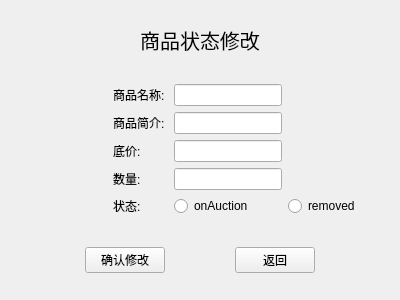
<?xml version="1.0" encoding="UTF-8"?>
<ui version="4.0">
 <class>CommodityBox</class>
 <widget class="QWidget" name="CommodityBox">
  <property name="geometry">
   <rect>
    <x>0</x>
    <y>0</y>
    <width>400</width>
    <height>300</height>
   </rect>
  </property>
  <property name="windowTitle">
   <string>Form</string>
  </property>
  <layout class="QVBoxLayout" name="verticalLayout">
   <item>
    <widget class="QLabel" name="label_6">
     <property name="font">
      <font>
       <family>仿宋</family>
       <pointsize>15</pointsize>
      </font>
     </property>
     <property name="text">
      <string>商品状态修改</string>
     </property>
     <property name="alignment">
      <set>Qt::AlignCenter</set>
     </property>
    </widget>
   </item>
   <item>
    <widget class="QWidget" name="widget" native="true">
     <layout class="QGridLayout" name="gridLayout">
      <item row="2" column="1">
       <widget class="QLabel" name="label_3">
        <property name="text">
         <string>底价:</string>
        </property>
       </widget>
      </item>
      <item row="1" column="2">
       <widget class="QLineEdit" name="lineEdit_description"/>
      </item>
      <item row="1" column="3">
       <spacer name="horizontalSpacer_4">
        <property name="orientation">
         <enum>Qt::Horizontal</enum>
        </property>
        <property name="sizeHint" stdset="0">
         <size>
          <width>40</width>
          <height>20</height>
         </size>
        </property>
       </spacer>
      </item>
      <item row="4" column="2">
       <widget class="QRadioButton" name="radio_onAuction">
        <property name="text">
         <string>onAuction</string>
        </property>
       </widget>
      </item>
      <item row="3" column="1">
       <widget class="QLabel" name="label_4">
        <property name="text">
         <string>数量: </string>
        </property>
       </widget>
      </item>
      <item row="4" column="3">
       <widget class="QRadioButton" name="radio_removed">
        <property name="text">
         <string>removed</string>
        </property>
       </widget>
      </item>
      <item row="1" column="0">
       <spacer name="horizontalSpacer_3">
        <property name="orientation">
         <enum>Qt::Horizontal</enum>
        </property>
        <property name="sizeHint" stdset="0">
         <size>
          <width>40</width>
          <height>20</height>
         </size>
        </property>
       </spacer>
      </item>
      <item row="2" column="2">
       <widget class="QLineEdit" name="lineEdit_floorPrice"/>
      </item>
      <item row="1" column="1">
       <widget class="QLabel" name="label_2">
        <property name="text">
         <string>商品简介: </string>
        </property>
       </widget>
      </item>
      <item row="3" column="2">
       <widget class="QLineEdit" name="lineEdit_number"/>
      </item>
      <item row="0" column="2">
       <widget class="QLineEdit" name="lineEdit_name"/>
      </item>
      <item row="0" column="1">
       <widget class="QLabel" name="label">
        <property name="text">
         <string>商品名称: </string>
        </property>
       </widget>
      </item>
      <item row="4" column="1">
       <widget class="QLabel" name="label_5">
        <property name="text">
         <string>状态: </string>
        </property>
       </widget>
      </item>
     </layout>
    </widget>
   </item>
   <item>
    <widget class="QWidget" name="widget_2" native="true">
     <layout class="QHBoxLayout" name="horizontalLayout">
      <item>
       <spacer name="horizontalSpacer_2">
        <property name="orientation">
         <enum>Qt::Horizontal</enum>
        </property>
        <property name="sizeHint" stdset="0">
         <size>
          <width>40</width>
          <height>20</height>
         </size>
        </property>
       </spacer>
      </item>
      <item>
       <widget class="QPushButton" name="confirmBtn">
        <property name="text">
         <string>确认修改</string>
        </property>
       </widget>
      </item>
      <item>
       <spacer name="horizontalSpacer_5">
        <property name="orientation">
         <enum>Qt::Horizontal</enum>
        </property>
        <property name="sizeHint" stdset="0">
         <size>
          <width>40</width>
          <height>20</height>
         </size>
        </property>
       </spacer>
      </item>
      <item>
       <widget class="QPushButton" name="cancelBtn">
        <property name="text">
         <string>返回</string>
        </property>
       </widget>
      </item>
      <item>
       <spacer name="horizontalSpacer">
        <property name="orientation">
         <enum>Qt::Horizontal</enum>
        </property>
        <property name="sizeHint" stdset="0">
         <size>
          <width>40</width>
          <height>20</height>
         </size>
        </property>
       </spacer>
      </item>
     </layout>
    </widget>
   </item>
  </layout>
 </widget>
 <resources/>
 <connections/>
</ui>
